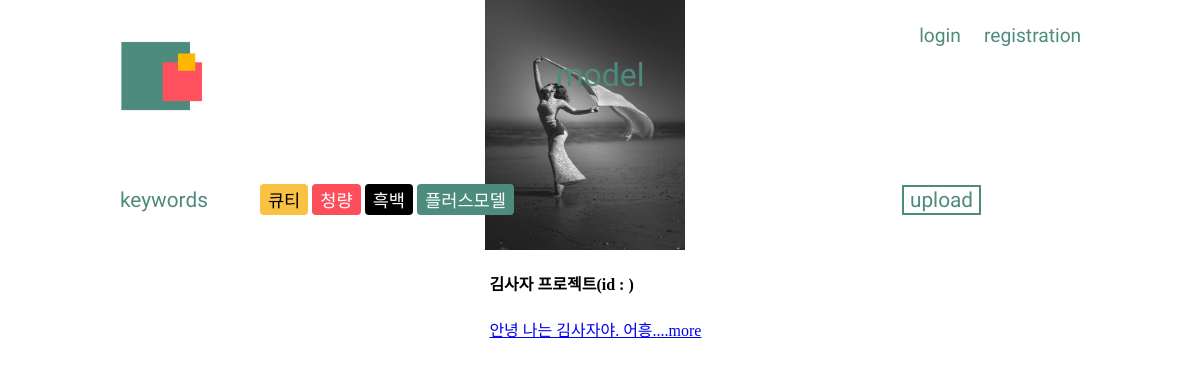
The page /posts/model/filter/bnw/ on the database its author committed.
### posts/models.py (models this page shows, shortened)
class Models(models.Model):
    title = models.CharField(max_length=20)
    text = models.TextField(default='', null=True, blank=True)
    image1 = models.ImageField(upload_to = 'images/')
    image2 = models.ImageField(upload_to = 'images/', default='', null=True, blank=True)
    image3 = models.ImageField(upload_to = 'images/', default='', null=True, blank=True)
    image4 = models.ImageField(upload_to = 'images/', default='', null=True, blank=True)
    image5 = models.ImageField(upload_to = 'images/', default='', null=True, blank=True)
    thumbnail = ImageSpecField(source='image1', processors=[ResizeToFill(120,80)], format='JPEG')
    CATEGORY_CHOICES = (
        ('큐티', '큐티'),
        ('청량', '청량'),
        ('흑백사진', '흑백사진'),
        ('플러스모델', '플러스모델'),
    )
    category = models.CharField(max_length=5, choices=CATEGORY_CHOICES, null=True)

### posts/views.py (the view)
# urls.py: path('model/filter/bnw/', views.filter_bnw, name="filter_bnw"),
def filter_bnw(request):
    post_bnw = Models.objects.filter(category="흑백사진")
    bnw_paginator = Paginator(post_bnw, 4)
    bnw_page = request.GET.get('page')
    bnw_posts = bnw_paginator.get_page(bnw_page)
    return render(request, 'model/filter_bnw.html', {'post_bnw': post_bnw,
                                                     'bnw_posts': bnw_posts,
                                                     'bnw_paginator': bnw_paginator, })

### posts/templates/model/filter_bnw.html (shortened to what this page needs)
{% extends 'model/model_base.html' %}
{% block content %}
        <div class="array">
                {% for bnw in bnw_posts %}
                        <div class="card">
                            <div class="box-1">
                                <img src="{{ bnw.image1.url }}" width="200" height="250">
                            </div>
                            <div class="box-2">
                                <h4>{{ bnw.title }}(id : {{ user.username }})</h4>
                                <a href="{% url 'model_detail' bnw.id %}"><p>{{ bnw.text|slice:":15" }}...more</p></a>
                            </div>
                        </div>
                {% endfor %}
        </div>
{% endblock content %}

### posts/static/css/model_photo.css (style rules this page uses)
body { margin: 0; padding: 0; overflow-x: hidden; }
.array { display: flex; flex-direction: row; width: 80%; margin-left: 10%; }
.card { margin: auto; display: block; width: 24%; height: 82%; }
.array > .card { background-color: white; border-radius: 4px; }
.box-2 { position: relative; background-color: white; width:96%; height: 20%; margin: 0 2%; padding: 0; }

### rows shown on the page
Models: image1 (picture), title "김사자 프로젝트", text "안녕 나는 김사자야. 어흥."
